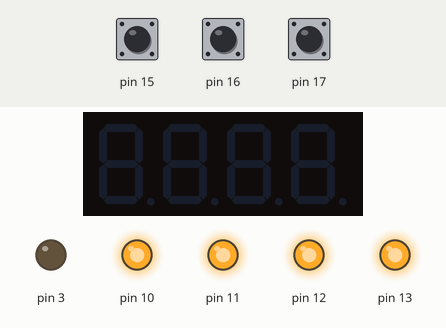
Recording of a sketch running on a simulated Arduino Uno, built with avr-gcc and run on an emulated ATmega328P. Shown: 4-digit seven-segment display, output pins drawn as LEDs (lit = HIGH). The test bench sets the inputs (shaded band); at power-on: pin 15 HIGH, pin 16 HIGH, pin 17 HIGH.

Above: at 0.1 s.
At 4.5 s:
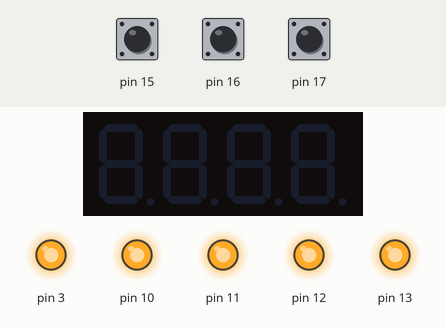
Timing chart, 0 to 6.0 s (numbered marks = the images above):
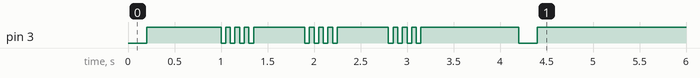

The sketch:

sketch_shield_multifuncao_teste_de_buzzer.ino
```cpp
/* Programa de teste do Buzzer do Shield Multi-função
  Blog Eletrogate - https://blog.eletrogate.com/guia-completo-do-shield-multi-funcoes-para-arduino
  Arduino UNO - IDE 1.8.5 - Shield Multi-função para Arduino
  Gustavo Murta   13/junho/2018
  Baseado em http://www.cohesivecomputing.co.uk/hackatronics/arduino-multi-function-shield/part-1/
*/

#include <TimerOne.h>                     // Bibliotec TimerOne
#include <MultiFuncShield.h>              // Biblioteca Multifunction shield

void setup()
{
  Timer1.initialize();                    // inicializa o Timer 1
  MFS.initialize(&Timer1);                // initializa a biblioteca Multi função
  Buzzer();                               // toca a campainha
}

void Buzzer()
{
  MFS.beep();                             // Bip curto de 300 milisegundos
  delay(1000);                            // espera de 1 segundo (1000 ms)

                                          // 4 bips curtos, repetidos 3 vezes
  MFS.beep(5,       // Define um bip de 50 ms (5 unidades de 10ms)
           5,       // Define um silencio de 50 ms (5 unidades de 10ms)
           4,       // Define o loop de reprodução do bip (4 vezes)
           3,       // Define a quantidade de execuções do loop (3 vezes)
           50);     // Define o tempo de espera entre os loops (500 ms)

 delay(3200);                            // espera de 3,2 segundo (3200 ms)
 MFS.beep();                             // Bip curto de 300 milisegundos
}

void loop()
{
}
```
